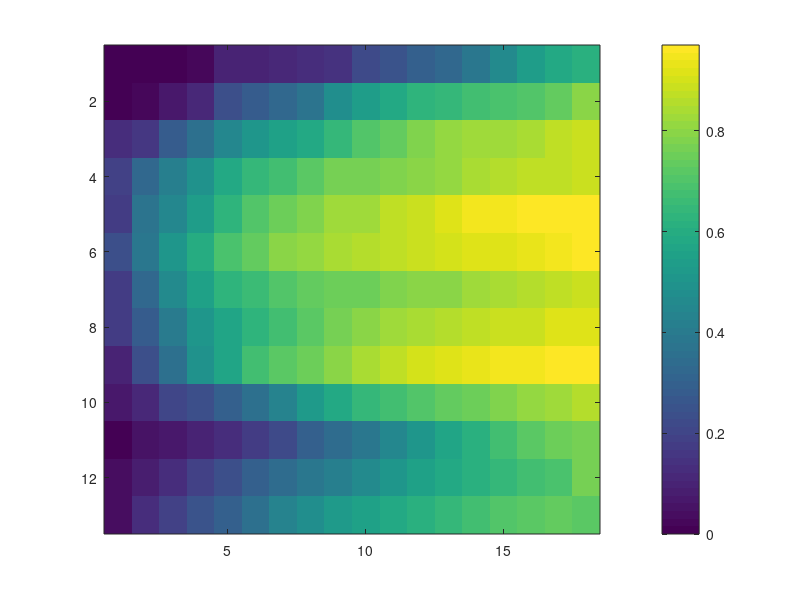
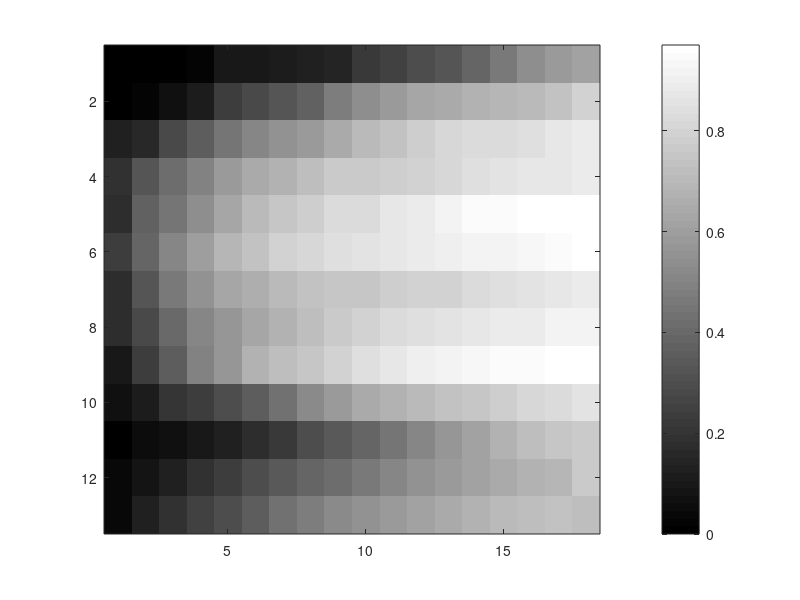

The MATLAB source for these figures, in order:
baseline = [64 64 128 128 256 256 256 512 512 512 512 512 512];
% svm_acc = [0.7698 0.7788 0.8349 0.8500 0.8538 0.8696 0.8760];

%%%%%%%%%%%%%%%%%Models%%%%%%%%%%%%%%%%%%
it0 = [64 64 111 103 210 195 212 424 458 474 506 492 489];
it1 = [64 63 108 87 159 156 171 371 389 450 487 471 446];
it2 = [64 60 93 75 140 125 138 308 326 411 480 447 413];
it3 = [63 57 83 65 118 102 113 254 262 393 464 416 382];
it4 = [58 49 70 53 93 81 96 219 217 363 448 391 357];
it5 = [58 46 63 45 75 67 86 189 170 331 423 363 329];
it6 = [57 43 57 42 65 54 75 167 143 291 400 335 291];
it7 = [56 40 53 35 55 48 67 146 125 243 364 315 271];
it8 = [55 33 45 30 46 42 64 123 102 211 341 298 246];
it9 = [50 30 37 29 43 36 62 107 83 183 313 274 225];
it10 = [48 27 33 28 33 33 56 91 66 165 282 252 211];
it11 = [45 24 28 27 28 29 53 78 53 148 251 232 196];
it12 = [43 23 25 24 20 25 51 72 42 138 217 213 180];
it13 = [39 21 23 21 15 23 45 67 31 125 195 196 165];
it14 = [34 20 22 19 12 21 41 57 28 114 166 182 153];
it15 = [30 19 20 16 11 16 36 54 24 98 144 168 147];
it16 = [27 17 17 16 10 12 33 45 16 88 129 160 134];
it17 = [25 13 14 15 10 10 30 41 15 77 119 119 146];

%%%%%%%%%%%%%%%%%Models+%%%%%%%%%%%%%%%%%%%%%%%%
% it0 = [31 64 118 105 211 203 207 454 472 467 473 496 501];
% it1 = [30 56 95 82 159 162 166 391 436 442 460 466 477];
% it2 = [30 50 81 68 125 120 137 309 396 405 449 452 458];
% it3 = [28 49 67 50 102 90 119 259 337 368 435 424 444];
% it4 = [25 34 54 35 83 72 106 221 283 331 413 407 431];
% it5 = [24 27 41 29 65 53 92 193 240 291 396 388 406];
% it6 = [24 25 36 25 56 45 76 165 203 253 372 371 369];
% it7 = [24 21 31 21 45 38 69 139 172 212 342 359 345];
% it8 = [23 20 26 20 39 31 59 123 148 190 310 329 318];
% it9 = [22 19 22 18 31 24 51 108 122 161 282 315 297];
% it10 = [21 17 19 16 22 21 43 88 101 143 254 298 282];
% it11 = [21 17 15 16 15 16 40 78 85 132 213 277 267];
% it12 = [20 16 15 15 14 15 36 76 81 120 191 245 229];
% it13 = [19 14 12 13 13 14 30 67 75 96 168 230 215];
% it14 = [19 14 9 12 10 12 27 52 65 84 156 210 199];
% it15 = [16 9 7 11 7 10 23 42 54 77 140 200 186];
% it16 = [16 6 6 8 7 10 19 35 45 68 124 190 170];
% it17 = [15 4 6 6 7 9 17 30 33 64 113 176 154];

%%%%%%%%%%%%%%%%%%%%%%%%%%%%%%%%%%%%%%%%%%%%%%%%%%%%%%%%%%%%%%%%%%%%%%%%%%%
it_layers = [it0./baseline; it1./baseline; it2./baseline; it3./baseline; 
            it4./baseline; it5./baseline; it6./baseline; it7./baseline; 
            it8./baseline; it9./baseline; it10./baseline; it11./baseline;
            it12./baseline; it13./baseline; it14./baseline; it15./baseline;
            it16./baseline; it17./baseline]';
%it_layers = [it0./baseline; it1./it0; it2./it1; it3./it2; it4./it3]';
imagesc(1-it_layers)
colorbar
figure
imagesc(1-it_layers)
colormap(gray)
colorbar


